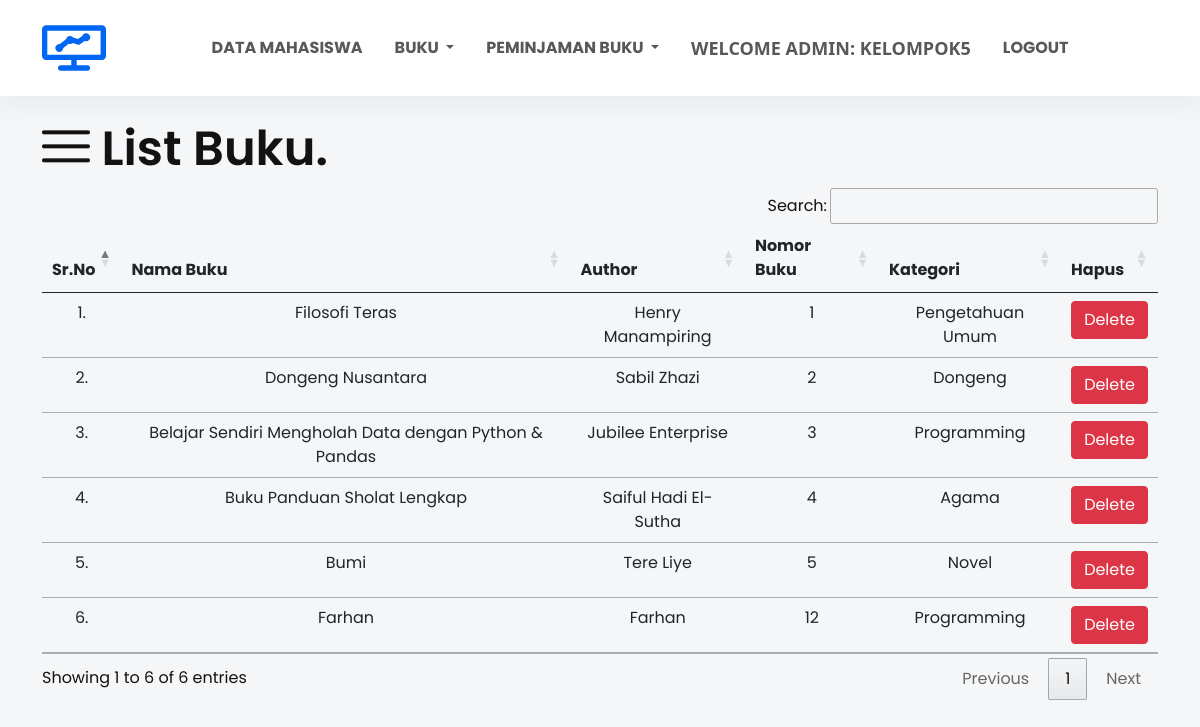
Before: /list_buku/ (signed in) with the older database file.
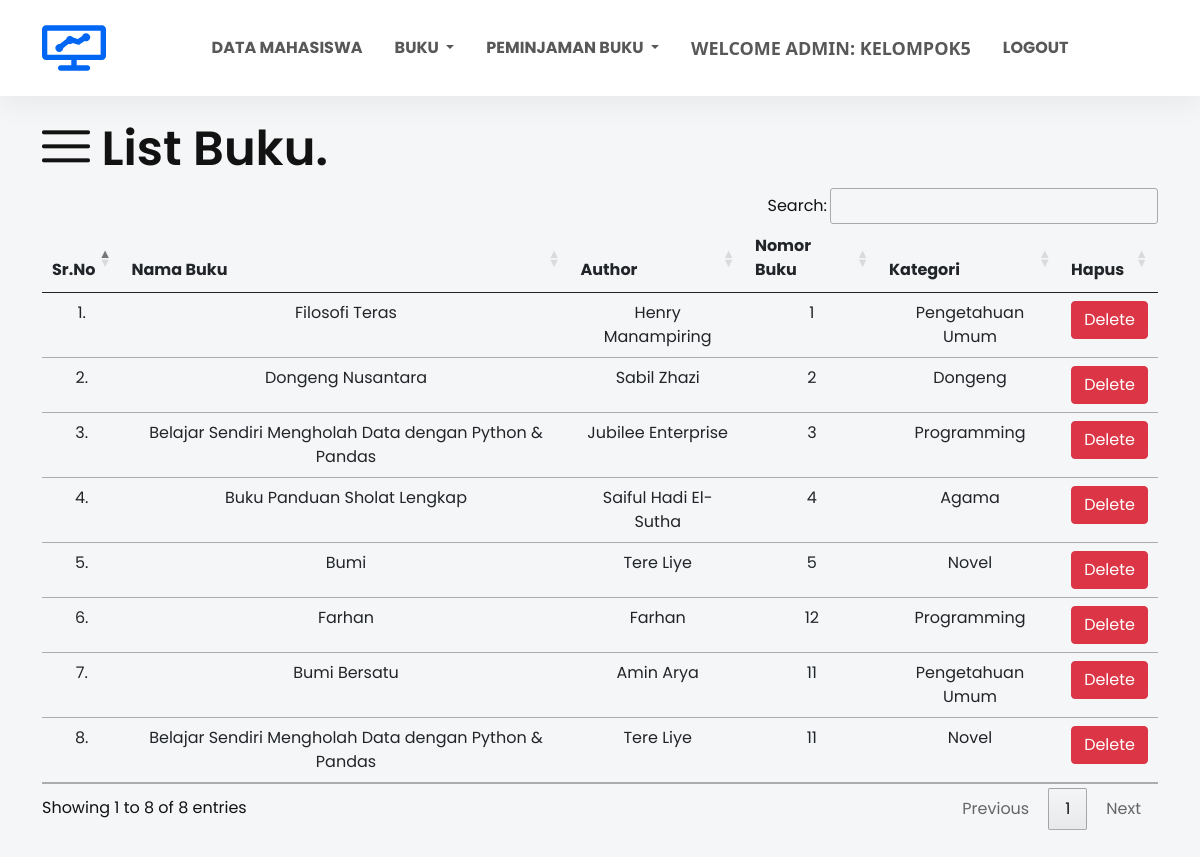
After: the same page with the newer database file.
### sistem_perpus/models.py (models this page shows, shortened)
class Buku(models.Model):
    judul = models.CharField(max_length=200)
    author = models.CharField(max_length=200)
    nomor_buku = models.PositiveIntegerField()
    kategori = models.CharField(max_length=50)

### sistem_perpus/views.py (the view)
# urls.py: path("list_buku/", list_buku, name="list_buku"),
@login_required(login_url = '/admin_login')
def list_buku(request):
    template_name = "list_buku.html"
    list_buku = Buku.objects.all()
    context = {
        'list_buku': list_buku
    }
    return render(request, template_name, context)

### templates/list_buku.html (shortened to what this page needs)
{% extends 'admin_navbar.html' %}
{% load static %}
{% block body %}
<section id="contact" class="contact-area">
    <div class="container">
        <div class="row">
            <div class="col-lg-12">
                <h1 class="contact-title pb-10"><i class="lni lni-menu"></i> List <span>Buku.</span></h1>
                <table class="table table-hover" id="example">
                    <thead>
                        <tr class="text-center">
                            <th>Sr.No</th>
                            <th>Nama Buku</th>
                            <th>Author</th>
                            <th>Nomor Buku</th>
                            <th>Kategori</th>
                            <th>Hapus</th>
                        </tr>
                    </thead>
                    <tbody>
                        {% for buku in list_buku %}
                        <tr class="text-center">
                            <td>{{forloop.counter}}.</td>
                            <td>{{buku.judul}}</td>
                            <td>{{buku.author}}</td>
                            <td>{{buku.nomor_buku}}</td>
                            <td>{{buku.kategori}}</td>
                            <td><a href="/delete_buku/{{buku.id}}/" class="btn btn-danger" onclick="return confirm('Apakah Anda yakin ingin menghapus buku ini?')">Delete</a></td>
                        </tr>
                        {% endfor %}
                    </tbody>
                </table>
            </div>
        </div>
    </div>
</section>
{% endblock %}

### templates/admin_navbar.html (shortened to what this page needs)
{% load static %}
<!doctype html>
<html lang="en">
  <head>
    <link href="https://cdn.jsdelivr.net/npm/bootstrap@5.1.0/dist/css/bootstrap.min.css" rel="stylesheet">
    <link rel="stylesheet" href="https://cdn.datatables.net/1.10.25/css/jquery.dataTables.min.css">
    <link rel="stylesheet" href="https://cdn.datatables.net/buttons/1.7.1/css/buttons.dataTables.min.css">
    <link rel="stylesheet" href="{% static 'frontend/assets/css/magnific-popup.css' %}">
    <link rel="stylesheet" href="{% static 'frontend/assets/css/slick.css' %}">
    <link rel="stylesheet" href="{% static 'frontend/assets/css/LineIcons.css' %}">
    <link rel="stylesheet" href="{% static 'frontend/assets/css/default.css' %}">
    <link rel="stylesheet" href="{% static 'frontend/assets/css/style.css' %}">
  </head>
  <body>
    <section class="navbar-area sticky">
      <div class="container">
        <div class="row">
          <div class="col-lg-12">
            <nav class="navbar navbar-expand-lg sticky">
              <a class="navbar-brand" href="#">
                <img src="{% static 'frontend/assets/images/logo-2.svg' %}" alt="Logo">
              </a>
              <div class="collapse navbar-collapse sub-menu-bar" id="navbarTwo">
                <ul class="navbar-nav m-auto">
                  <li class="nav-item" id="dataMahasiswa"><a class="nav-link"  href="/list_mahasiswa/">Data Mahasiswa</a></li>
                  <li class="nav-item dropdown">
                    <a class="nav-link dropdown-toggle" href="#" id="navbarDropdown" role="button" data-bs-toggle="dropdown" aria-expanded="false">
                      Buku
                    </a>
                  </li>
                  <li class="nav-item dropdown">
                    <a class="nav-link dropdown-toggle" href="#" id="navbarDropdown" role="button" data-bs-toggle="dropdown" aria-expanded="false">
                      Peminjaman Buku
                    </a>
                  </li>
                  <li class="nav-item">
                    <a style="font-weight:600; font-family:'Segoe UI', Tahoma, Geneva, Verdana, sans-serif; font-size: large;" class="nav-link active" href="#">Welcome Admin: {{request.user}}</a>
                  </li>
                  <li class="nav-item">
                    <a class="nav-link" aria-current="page" href="/logout/">Logout</a>
                  </li>
                </ul>
              </div>
            </nav>
          </div>
        </div>
      </div>
    </section>
      {% block body %}
      {% endblock %}
  </body>
</html>

### static/frontend/assets/css/default.css (style rules this page uses)
.pb-10 { padding-bottom: 10px; }

Changed rows visible on the page:
added Buku: judul "Bumi Bersatu", author "Amin Arya", nomor_buku "11", kategori "Pengetahuan Umum"
added Buku: judul "Belajar Sendiri Mengholah Data dengan Python & Pandas", author "Tere Liye", nomor_buku "11", kategori "Novel"
Other visible differences:
text written by a page script: "Search: Showing 1 to 6 of 6 entries Previous 1 Next" → "Search: Showing 1 to 8 of 8 entries Previous 1 Next"
